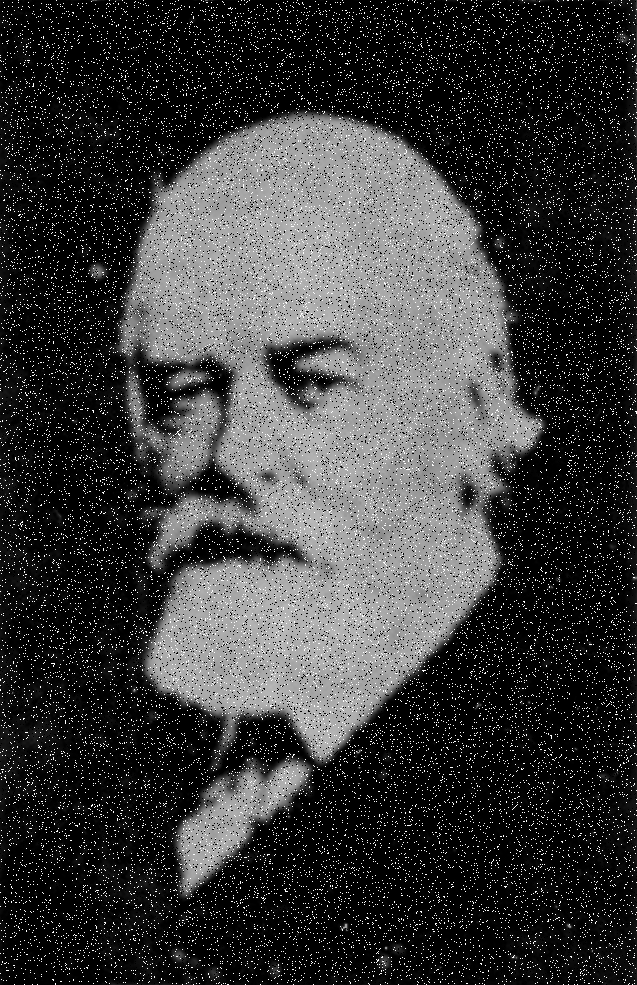
#> input picture Code and Results/noisy_Images/2.tif, 637 x 985 px; its folder holds 4 pictures in this run
$ python direct_denoise.py
#> lines starting #> are read from the running program, lines starting #| are printed output that depends on the picture
import sys
import glob,os
import re, math
import numpy as np
import random
import cv2
from PIL import Image
import Image
import ntpath
import math
import scipy
from shutil import copyfile
import time

def get_filepaths(directory):
#> called with directory = 'noisy_Images'
    file_paths = []  # List which will store all of the full filepaths.

    for root, directories, files in os.walk(directory):
        for filename in files:
            # Join the two strings in order to form the full filepath.
            filepath = os.path.join(root, filename)
            file_paths.append(filepath)  # Add it to the list.

    return file_paths  # Self-explanatory.

def median(Input,Output):
#> called with Input = 'noisy_Images/2.tif'
	im = cv2.imread(Input)
#> im is the input picture: shape (985, 637, 3); min 0, max 255, mean 57.7
	final = cv2.medianBlur(im, 3)
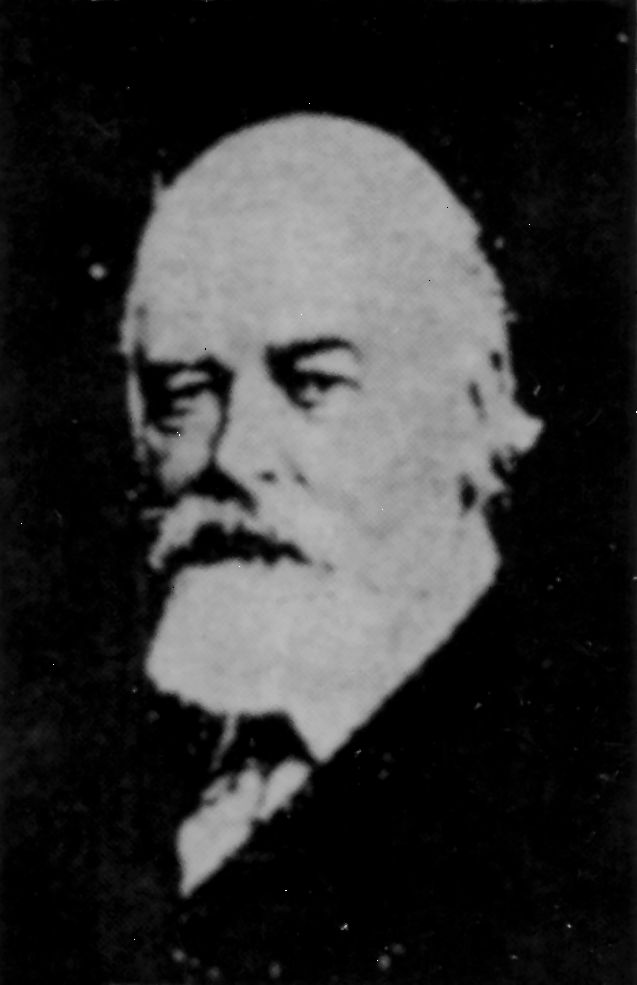
#> final: shape (985, 637, 3); min 0, max 255, mean 50
	cv2.imwrite(Output,final)
start_time = time.time()
full_file_paths = get_filepaths("noisy_Images")
i = 1
data_file = open("direct.csv","w")
for f in full_file_paths:
	median(f,"C:\\Users\\mahar\\Desktop\\DBF\\direct_filtered_Images\\"+ntpath.basename(f))
	data_file.write(str(i)+","+str(time.time() - start_time)+"\n")
	i+=1
#> pass 2 of the loop `for f in full_file_paths:`:
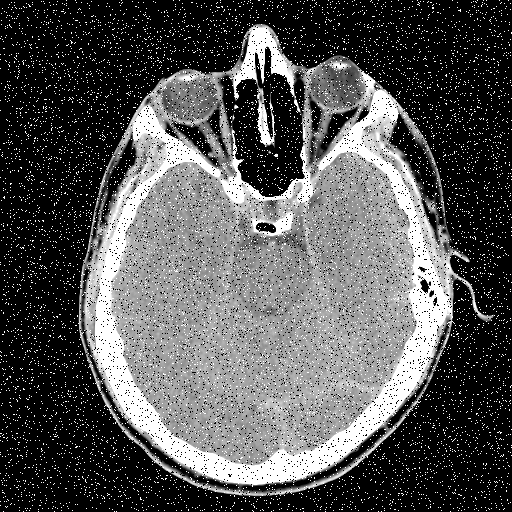
#> input picture Code and Results/noisy_Images/3.tif, 512 x 512 px
#> in median, im is the input picture: shape (512, 512, 3); min 0, max 255, mean 85.2
#> in median (call 2), `final = cv2.medianBlur(im, 3)`:
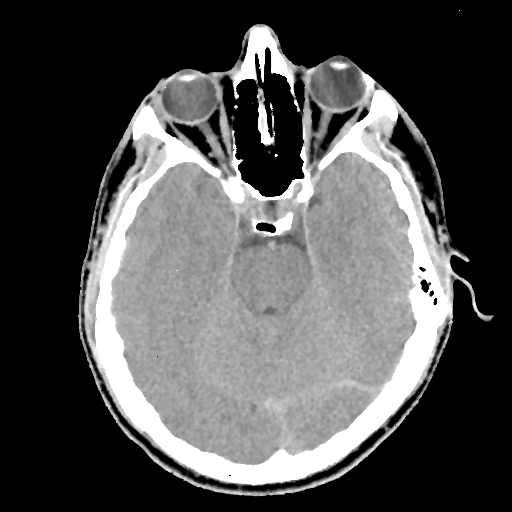
#> final: shape (512, 512, 3); min 0, max 255, mean 80.3
#> pass 3 of the loop `for f in full_file_paths:`:
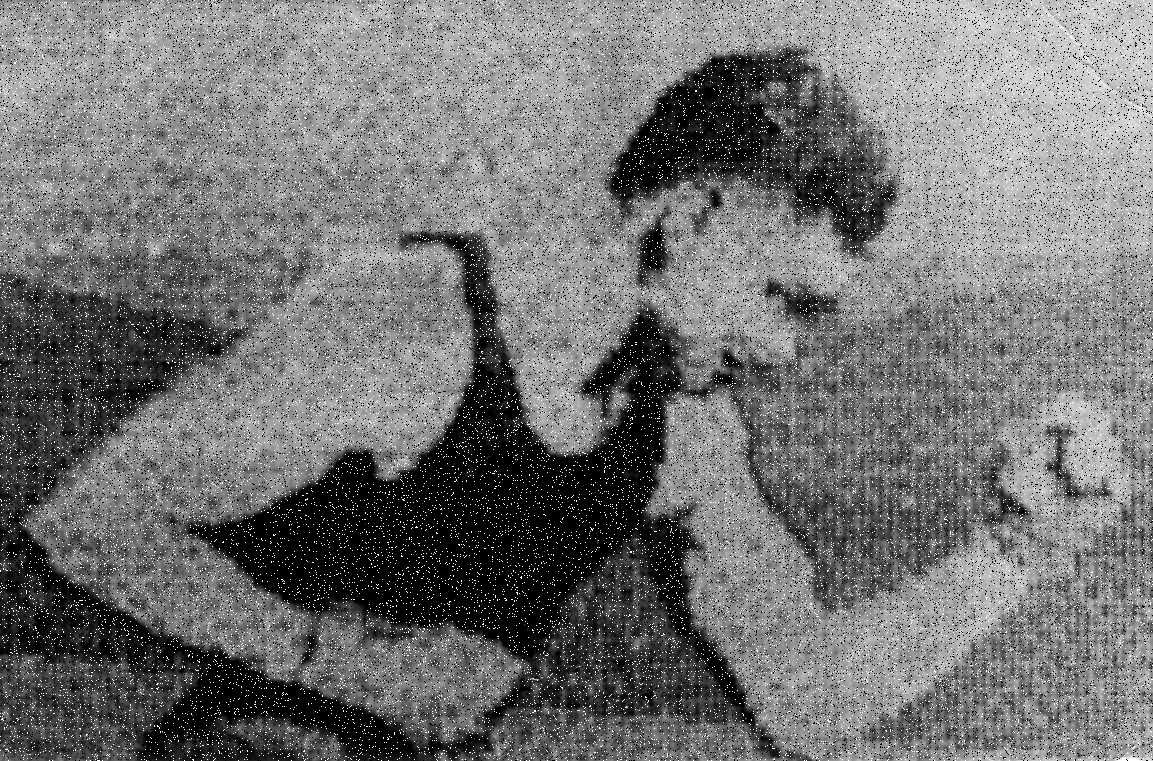
#> input picture Code and Results/noisy_Images/1.tif, 1153 x 761 px
#> in median, im is the input picture: shape (761, 1153, 3); min 0, max 255, mean 113.9
#> in median (call 3), `final = cv2.medianBlur(im, 3)`:
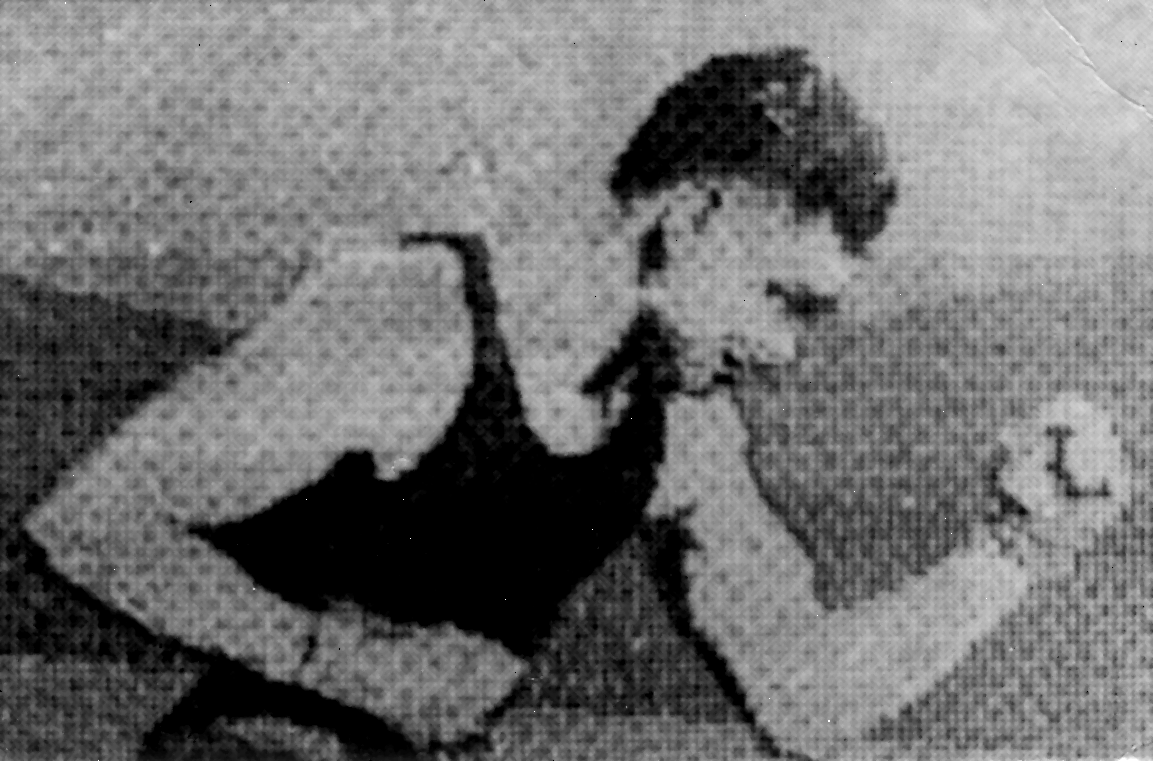
#> final: shape (761, 1153, 3); min 0, max 255, mean 112.4
#> the loop made 4 passes; the first 3 are shown
